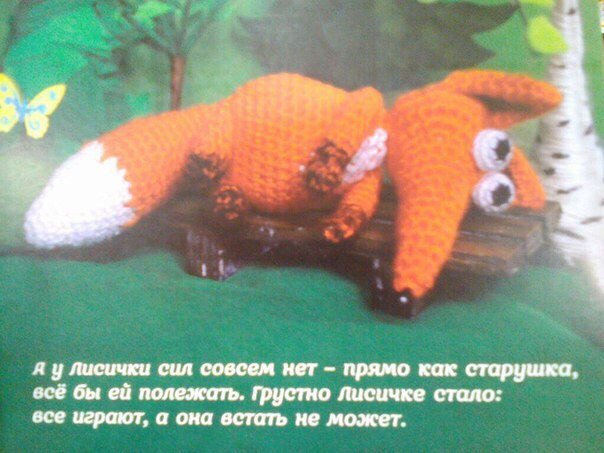
#> input picture release/input_img/8.jpg, 604 x 453 px, given in place of 8.JPEG, which was not available
$ python test_random_noise.py   (Python 2 division)
#> lines starting #> are read from the running program, lines starting #| are printed output that depends on the picture; pictures that were not available may be replaced by others from this repository, and a replacement may not be noted
# -*- coding: utf-8 -*-
import numpy as np
import glob
import os
import cv2
import matplotlib.pyplot as plt
import math

bins = range(0, 256)

def plot_hist(title,img):

    plt.figure(title)

    # x = range(0, 256, 16)
    # plt.xticks(x)  # значения на оси

    plt.hist(img[:,:,0].ravel(), bins, histtype = 'stepfilled', color='b', edgecolor='b', alpha = 0.5)
    plt.hist(img[:,:,1].ravel(), bins, histtype = 'stepfilled', color='g', edgecolor='g', alpha = 0.5)
    plt.hist(img[:,:,2].ravel(), bins, histtype = 'stepfilled', color='r', edgecolor='r', alpha = 0.5)
    plt.hist(img.ravel(), bins, histtype = 'stepfilled', color='k', alpha = 0.5)
    # plt.hist(img.ravel(), bins, histtype = 'bar', color='k', edgecolor='r')

    # plt.xlim(80, 176)  # интервал оси
    # plt.ylim(0, 5000)  # интервал оси


def noise_testing_on_gray_background():
    '''
    Имитация добавления шума на сером фоне (12)
    шум генерируется с помощью нормального распределения

    ПРОТЕСТИРОВАТЬ НА РЕАЛЬНОЙ ФОТКЕ с шумом где ноут
    '''
    print os.listdir('.')
    # img_path = 'gray.jpg'
    img_path = '8.JPEG'
    # img_path = '6.JPG'
    img = cv2.imread(img_path)
#> img is the input picture: shape (453, 604, 3); mean B, G, R 128.8, 152.6, 138.3
    # img = cv2.GaussianBlur(img, (15, 15), 0)
    # img = cv2.GaussianBlur(img, (43, 43), 0)
    # img = cv2.GaussianBlur(img, (67, 67), 0)
    h, w, c = img.shape
#> h = 453; w = 604; c = 3

    '''
    равномерное распределение
    '''
    # [5 lines of commented-out code are left out]

    '''
    нормальное распределение (mu, sigma() - варируемые величины)
    '''
    interval = [2, 7]

    resize = False
    fx = 0.75
    fy = 0.75

    mu = np.zeros(c)
#> mu = [0, 0, 0]
    sigma_rand = np.random.randint(interval[0], interval[1])  # рандом начального значения для всех каналов
    sigma_rand = sigma_rand + np.random.randint(0, 7, size=3)  # рандом отклоения каждого из каналов
    # sigma_rand = np.random.randint(16,17, size=3)  # рандом отклоения каждого из каналов
    print sigma_rand
    sigma = np.ones(c) * sigma_rand
#> sigma = [11, 6, 9]
    print sigma
#| [11.  6.  9.]

    # шум 1
    noise_1 = np.zeros((h, w, c), np.uint8)
    cv2.randn(noise_1, mu, sigma)        # |\__
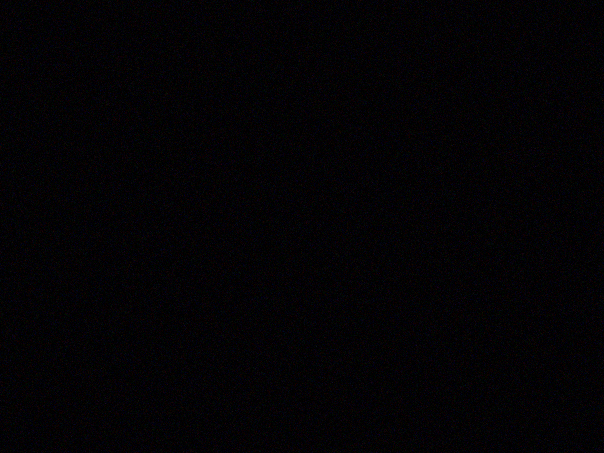
#> noise_1: shape (453, 604, 3); mean of channels 0, 1, 2 4.4, 2.4, 3.6; drawn as B, G, R
    # cv2.randn(noise, mu * 127, sigma)  # |_/\_
    if resize:
        noise_1 = cv2.resize(noise_1, None, fx=fx, fy=fy, interpolation=cv2.INTER_CUBIC)
        noise_1 = cv2.resize(noise_1, (w, h), interpolation=cv2.INTER_CUBIC)
    # plot_hist('noise_1', noise_1)
    # cv2.imshow('noise_1', noise_1)

    # шум 2
    noise_2 = np.zeros((h, w, c), np.uint8)
    cv2.randn(noise_2, mu, sigma)        # |\__
    # cv2.randn(noise, mu * 127, sigma)  # |_/\_
    if resize:
        noise_2 = cv2.resize(noise_2, None, fx=fx, fy=fy, interpolation=cv2.INTER_CUBIC)
        noise_2 = cv2.resize(noise_2, (w,h), interpolation=cv2.INTER_CUBIC)
    # plot_hist('noise_2', noise_2)
    # cv2.imshow('noise_2', noise_2)


    '''
    ШУМ НА СЕРОМ ФОНЕ
    '''
    # серый фон
    gray = np.ones((h, w, c), np.uint8) * 128
    # plot_hist('gray', gray)

    gray_1 = cv2.add(gray, noise_1)
#> gray: shape (453, 604, 3); every value is 128
    gray_1 = cv2.subtract(gray_1, noise_2)
    plot_hist('add+sub', gray_1)
#> in plot_hist, `plt.hist(img.ravel(), bins, histtype = 'stepfilled', color='k', alpha ..`:
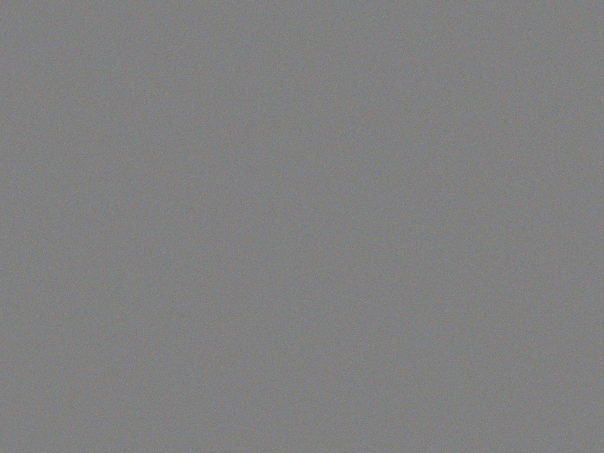
#> img: shape (453, 604, 3); mean of channels 0, 1, 2 128, 128, 128; drawn as B, G, R
    cv2.imshow('add+sub', gray_1)

    gray_2 = cv2.subtract(gray, noise_1)
    gray_2 = cv2.add(gray_2, noise_2)
    # plot_hist('sub+add', gray_2)
    # cv2.imshow('sub+add', gray_2)

    '''
    ШУМ НА ЦВЕТНЫХ ФОТО
    '''
    # plot_hist('img', img)

    img_1 = cv2.add(img, noise_1)
    img_1 = cv2.subtract(img_1, noise_2)
    # plot_hist('add+sub img', img_1)
    cv2.imshow('add+sub img', img_1)

    img_2 = cv2.subtract(img, noise_1)
    img_2 = cv2.add(img_2, noise_2)
    # plot_hist('sub+add img', img_2)
    # cv2.imshow('sub+add img', img_2)


    plt.show()
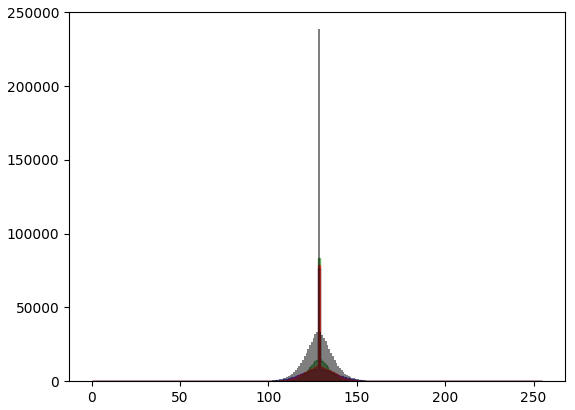
#> figure drawn by matplotlib, 1 panel
    cv2.waitKey()


if __name__ == '__main__':
    noise_testing_on_gray_background()

$ run again, with release/input_img/6.jpg copied over release/input_img/8.jpg
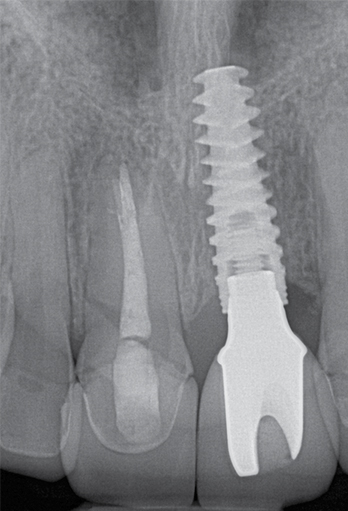
#> input picture release/input_img/6.jpg, 348 x 511 px, given in place of 8.JPEG, which was not available
#> in noise_testing_on_gray_background, img is the input picture: shape (511, 348, 3); mean B, G, R 134.5, 131.4, 130.5
#| [11.  6.  9.]
#> gray: shape (511, 348, 3); every value is 128
#> in plot_hist, `plt.hist(img.ravel(), bins, histtype = 'stepfilled', color='k', alpha ..`:
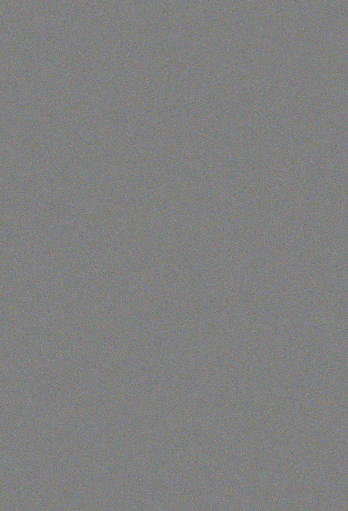
#> img: shape (511, 348, 3); mean of channels 0, 1, 2 128, 128, 128; drawn as B, G, R
#> in noise_testing_on_gray_background, `plt.show()`:
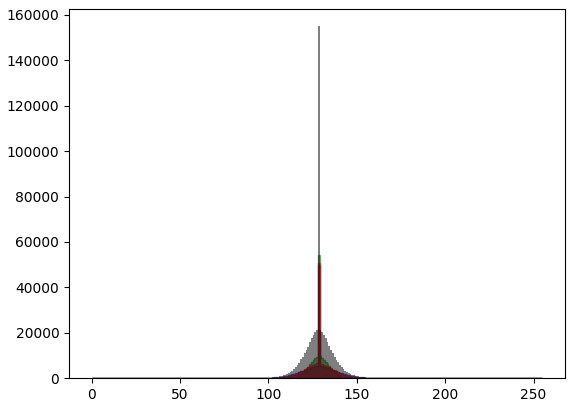
#> figure drawn by matplotlib, 1 panel

$ run again, with release/input_img/1.JPG copied over release/input_img/8.jpg
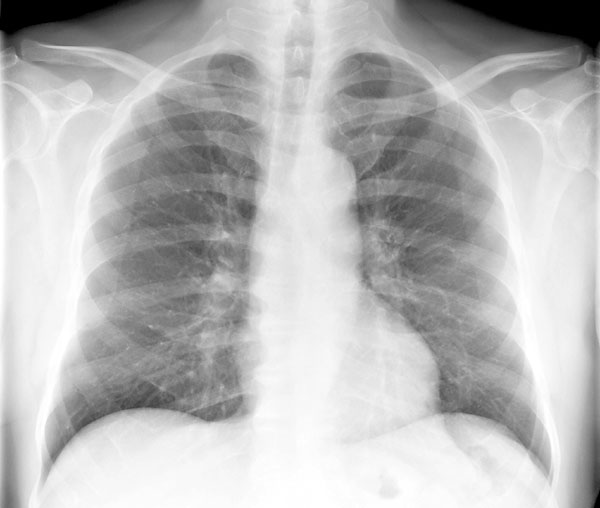
#> input picture release/input_img/1.JPG, 600 x 508 px, given in place of 8.JPEG, which was not available
#> in noise_testing_on_gray_background, img is the input picture: shape (508, 600, 3); min 0, max 255, mean 184.6
#| [11.  6.  9.]
#> gray: shape (508, 600, 3); every value is 128
#> in noise_testing_on_gray_background, `plt.show()`:
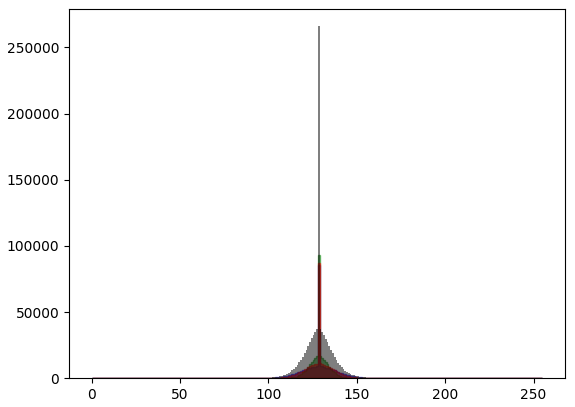
#> figure drawn by matplotlib, 1 panel

$ run again, with release/input_img/10.jpg copied over release/input_img/8.jpg
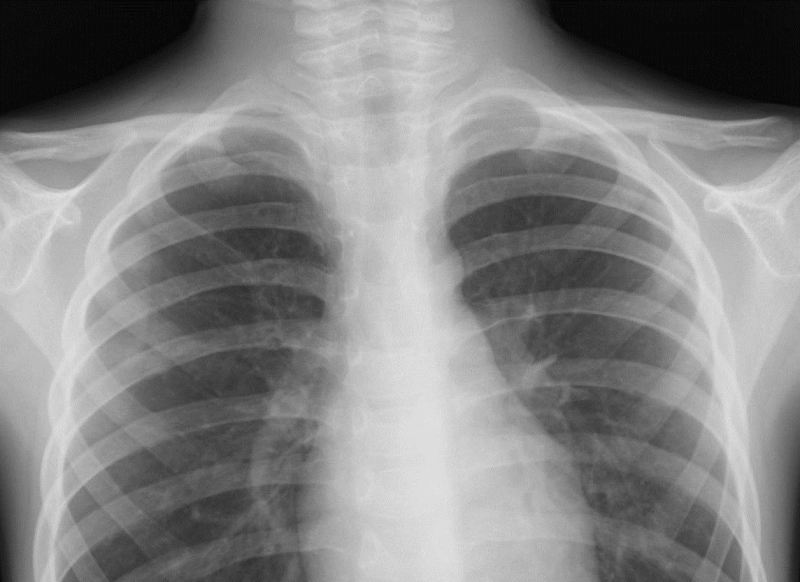
#> input picture release/input_img/10.jpg, 800 x 582 px, given in place of 8.JPEG, which was not available
#> in noise_testing_on_gray_background, img is the input picture: shape (582, 800, 3); min 2, max 227, mean 132.7
#| [11.  6.  9.]
#> gray: shape (582, 800, 3); every value is 128
#> in noise_testing_on_gray_background, `plt.show()`:
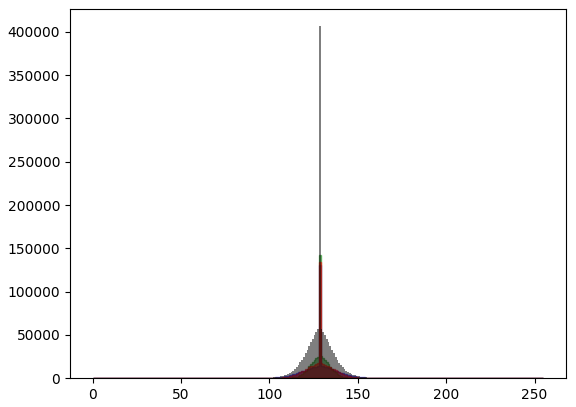
#> figure drawn by matplotlib, 1 panel
